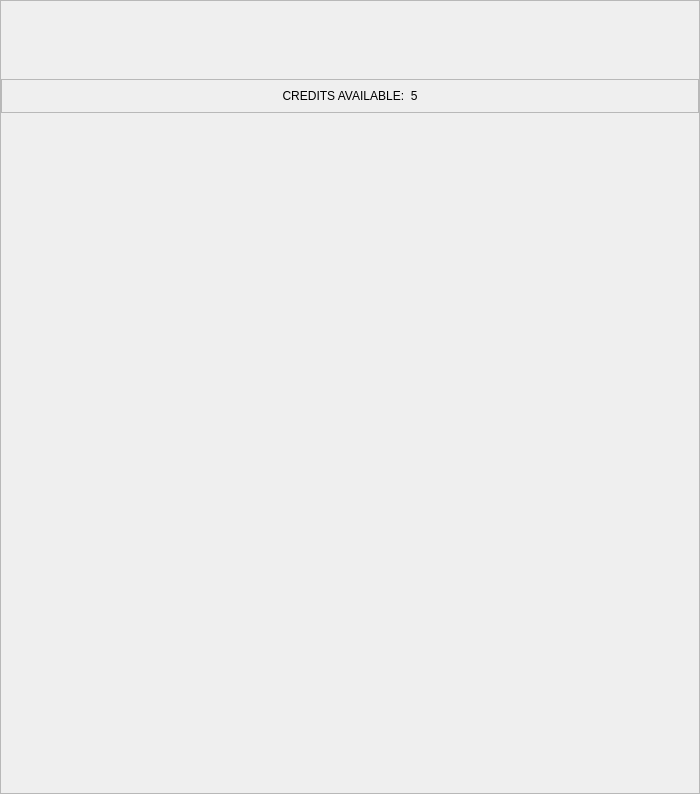
<?xml version="1.0" encoding="UTF-8"?>
<ui version="4.0">
 <class>ThreadComponent</class>
 <widget class="QCustomComponent" name="ThreadComponent">
  <property name="geometry"><rect><x>0</x><y>0</y><width>700</width><height>794</height></rect></property>
  <layout class="QVBoxLayout" name="threadComponentOuter">
   <property name="spacing"><number>0</number></property>
   <property name="leftMargin"><number>0</number></property>
   <property name="topMargin"><number>0</number></property>
   <property name="rightMargin"><number>0</number></property>
   <property name="bottomMargin"><number>0</number></property>
   <item>
    <widget class="QFrame" name="threadPanel">
     <property name="frameShape"><enum>QFrame::StyledPanel</enum></property>
     <layout class="QVBoxLayout" name="threadLayoutOuter">
      <property name="spacing"><number>0</number></property>
      <property name="leftMargin"><number>0</number></property>
      <property name="topMargin"><number>0</number></property>
      <property name="rightMargin"><number>0</number></property>
      <property name="bottomMargin"><number>0</number></property>
      <item>
       <widget class="QCustomComponentContainer" name="threadHeaderContainer" native="true">
        <property name="minimumSize"><size><width>0</width><height>78</height></size></property>
        <property name="maximumSize"><size><width>16777215</width><height>78</height></size></property>
        <property name="filePath" stdset="0"><string>ui/ThreadHeaderComponent.ui</string></property>
        <property name="previewComponent" stdset="0"><bool>false</bool></property>
       </widget>
      </item>
      <item>
       <widget class="QFrame" name="creditsBanner">
        <property name="minimumSize"><size><width>0</width><height>34</height></size></property>
        <property name="maximumSize"><size><width>16777215</width><height>34</height></size></property>
        <property name="frameShape"><enum>QFrame::StyledPanel</enum></property>
        <layout class="QHBoxLayout" name="creditsRow">
         <property name="leftMargin"><number>24</number></property>
         <property name="topMargin"><number>0</number></property>
         <property name="rightMargin"><number>24</number></property>
         <property name="bottomMargin"><number>0</number></property>
         <item>
          <widget class="QLabel" name="creditsLabel">
           <property name="alignment"><set>Qt::AlignCenter</set></property>
           <property name="text"><string>CREDITS AVAILABLE:  5</string></property>
           <property name="role" stdset="0"><string>creditsLabel</string></property>
          </widget>
         </item>
        </layout>
       </widget>
      </item>
      <item>
       <widget class="QCustomChatThread" name="chatThread"/>
      </item>
      <item>
       <widget class="QCustomComponentContainer" name="composerContainer" native="true">
        <property name="minimumSize"><size><width>0</width><height>74</height></size></property>
        <property name="maximumSize"><size><width>16777215</width><height>74</height></size></property>
        <property name="filePath" stdset="0"><string>ui/ComposerComponent.ui</string></property>
        <property name="previewComponent" stdset="0"><bool>false</bool></property>
       </widget>
      </item>
     </layout>
    </widget>
   </item>
  </layout>
 </widget>
 <customwidgets>
  <customwidget>
   <class>QCustomComponent</class>
   <extends>QWidget</extends>
   <header>Custom_Widgets.QCustomComponent</header>
   <container>1</container>
  </customwidget>
  <customwidget>
   <class>QCustomChatThread</class>
   <extends>QFrame</extends>
   <header>Custom_Widgets.QCustomChatThread</header>
   <container>1</container>
  </customwidget>
  <customwidget>
   <class>QCustomComponentContainer</class>
   <extends>QWidget</extends>
   <header>Custom_Widgets.QCustomComponentContainer</header>
   <container>1</container>
  </customwidget>
 </customwidgets>
 <resources/>
 <connections/>
</ui>
